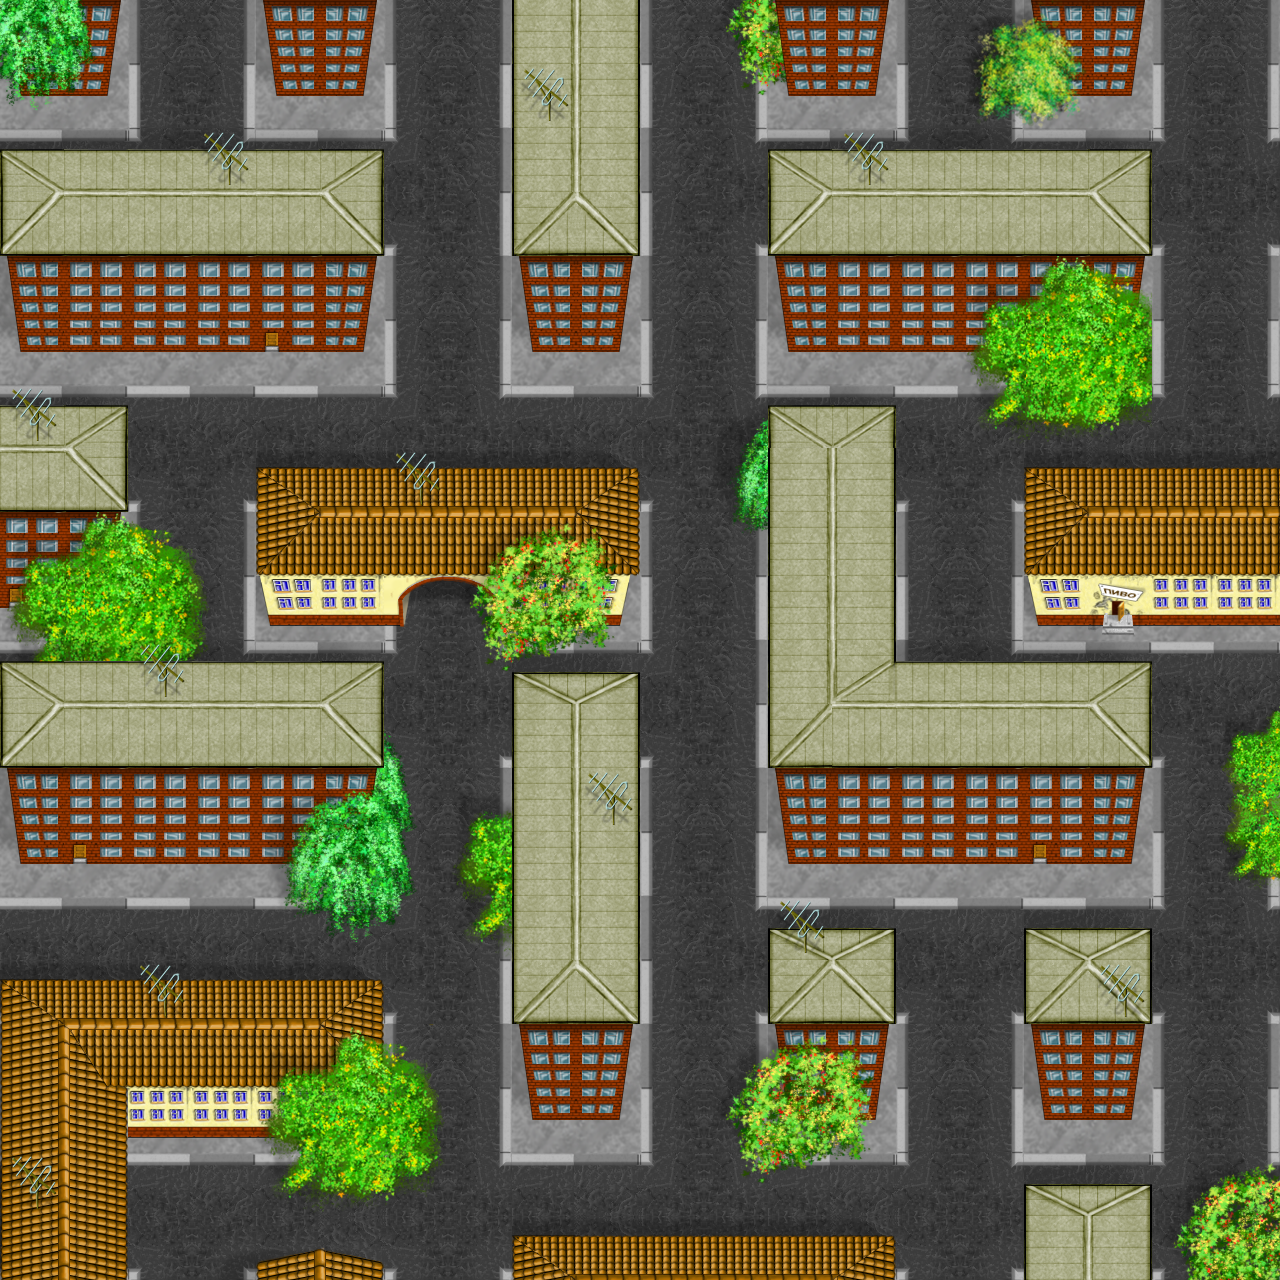

A 2D game scene composited from a Tiled map and its tileset images. What follows is a short description and the map's XML, with each tile layer's data collapsed to a summary:
An orthogonal 20x20 tile map with 64x64 px tiles, 9 tile layers (the plan, Layer 1, roads, fences, ...), 2 hidden layers not drawn, 9 tilesets.

<map version="0.99b" orientation="orthogonal" width="20" height="20" tilewidth="64" tileheight="64">
	<properties>
		<property name="spawn:1" value="@2,2" />
		<property name="spawn:2" value="@18,18" />
	</properties>
	<tileset name="terrains" firstgid="1" tilewidth="64" tileheight="64">
		<image source="../tilesets/terrains.png" />
	</tileset>
	<tileset name="fences" firstgid="231" tilewidth="64" tileheight="64">
		<image source="../tilesets/fences.png" />
	</tileset>
	<tileset name="objects" firstgid="351" tilewidth="64" tileheight="64">
		<image source="../tilesets/objects.png" />
	</tileset>
	<tileset name="houses" firstgid="441" tilewidth="64" tileheight="64">
		<image source="../tilesets/houses.png" />
	</tileset>
	<tileset name="destroyed_houses" firstgid="621" tilewidth="64" tileheight="64">
		<image source="../tilesets/destroyed_houses.png" />
	</tileset>
	<tileset name="destruction" firstgid="741" tilewidth="64" tileheight="64">
		<image source="../tilesets/destruction.png" />
	</tileset>
	<tileset name="trees" firstgid="811" tilewidth="64" tileheight="64">
		<image source="../tilesets/trees.png" />
	</tileset>
	<tileset name="animated" firstgid="931" tilewidth="64" tileheight="64">
		<image source="../tilesets/animated.png" />
	</tileset>
	<tileset name="roads" firstgid="1091" tilewidth="64" tileheight="64">
		<image source="../tilesets/roads.png" />
	</tileset>
	<layer name="the plan" width="20" height="20">
		<data>[400 cells, 0 non-empty, 0 distinct tile ids]</data>
	</layer>
	<layer name="Layer 1" width="20" height="20">
		<data>[400 cells, 400 non-empty, 4 distinct tile ids]</data>
	</layer>
	<layer name="roads" width="20" height="20">
		<data>[400 cells, 264 non-empty, 13 distinct tile ids]</data>
	</layer>
	<layer name="sub" width="20" height="20" visible="0">
		<properties>
			<property name="generator:10:push-matrix" value="" />
			<property name="generator:20:project-layer" value="" />
			<property name="hp" value="1000000" />
			<property name="visible-if-damaged" value="true" />
		</properties>
		<data>[400 cells, 80 non-empty, 4 distinct tile ids]</data>
	</layer>
	<layer name="fences" width="20" height="20">
		<properties>
			<property name="generator:30:fill-pattern" value="fences:wooden-fence-horizontal:4x4:1111000000000000:100%:1,0" />
			<property name="impassability" value="100" />
		</properties>
		<data>[400 cells, 0 non-empty, 0 distinct tile ids]</data>
	</layer>
	<layer name="trees#1" width="20" height="20">
		<data>[400 cells, 12 non-empty, 12 distinct tile ids]</data>
	</layer>
	<layer name="houses" width="20" height="20">
		<properties>
			<property name="impassability" value="100" />
		</properties>
		<data>[400 cells, 240 non-empty, 41 distinct tile ids]</data>
	</layer>
	<layer name="sub2" width="20" height="20" visible="0">
		<properties>
			<property name="generator:10:pop-matrix" value="" />
			<property name="generator:20:push-matrix" value="" />
			<property name="generator:30:project-layer" value="" />
			<property name="hp" value="1000000" />
			<property name="visible-if-damaged" value="true" />
		</properties>
		<data>[400 cells, 58 non-empty, 4 distinct tile ids]</data>
	</layer>
	<layer name="fences2" width="20" height="20">
		<properties>
			<property name="generator:40:fill-pattern" value="fences:wooden-fence-vertical:4x4:0000100010001000:100%:0,0" />
			<property name="impassability" value="100" />
		</properties>
		<data>[400 cells, 0 non-empty, 0 distinct tile ids]</data>
	</layer>
	<layer name="trees" width="20" height="20">
		<data>[400 cells, 30 non-empty, 20 distinct tile ids]</data>
	</layer>
	<layer name="trees#2" width="20" height="20">
		<data>[400 cells, 54 non-empty, 39 distinct tile ids]</data>
	</layer>
</map>
